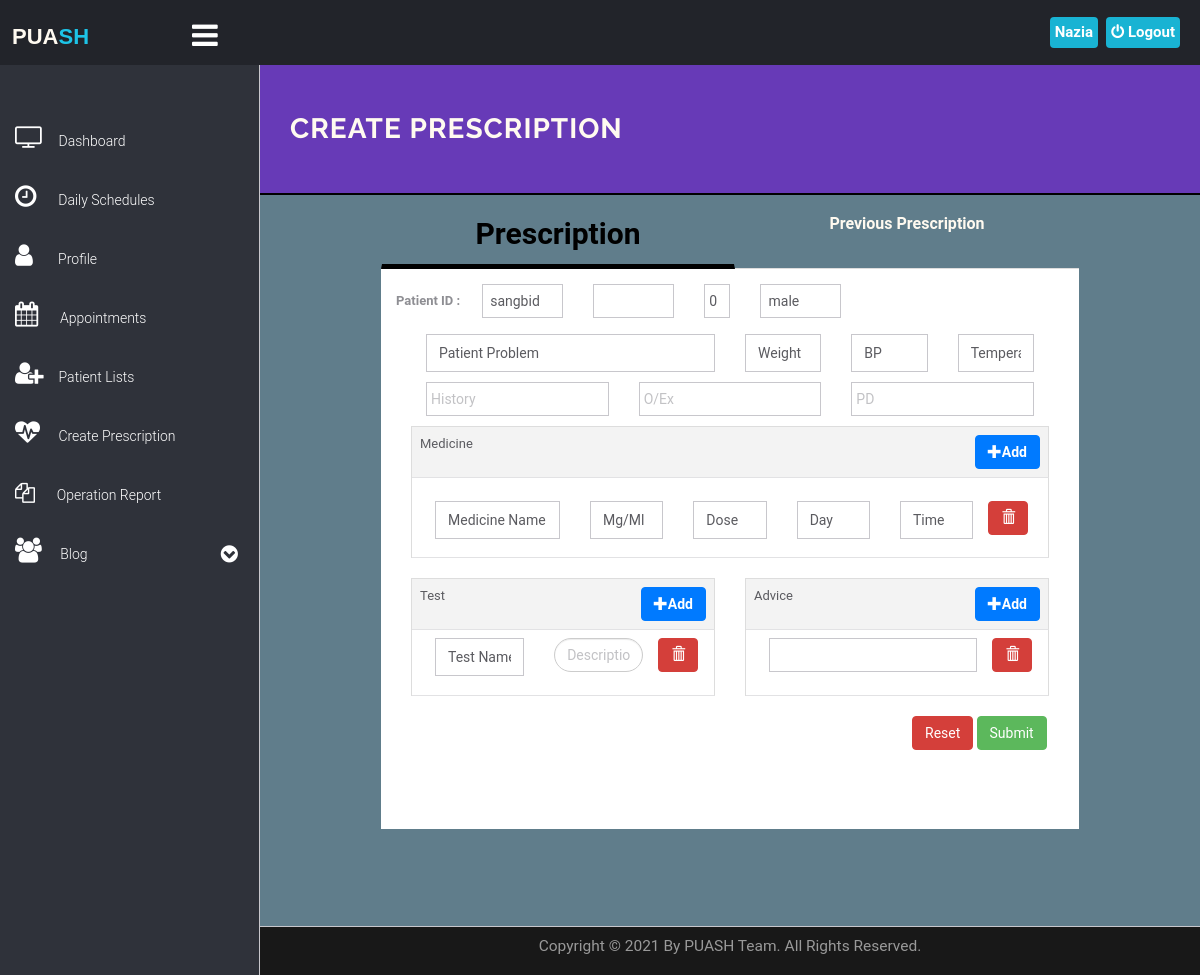
/PUASH/doctor/deno.php (signed in), run on the app's committed database.
### tables this page shows
CREATE TABLE `doctors` (
  `id` int(11) NOT NULL,
  `specilization` varchar(255) NOT NULL,
  `licence_number` varchar(50) NOT NULL,
  `doctorname` varchar(255) NOT NULL,
  `gender` varchar(10) NOT NULL,
  `hospital_name` varchar(300) NOT NULL,
  `address` longtext NOT NULL,
  `docFees` varchar(255) NOT NULL,
  `contactno` varchar(11) NOT NULL,
  `docEmail` varchar(255) NOT NULL,
  `password` varchar(255) NOT NULL,
  `token` varchar(150) NOT NULL,
  `status` varchar(10) NOT NULL DEFAULT 'inactive',
  `creationDate` timestamp NOT NULL DEFAULT current_timestamp(),
  `updationDate` varchar(255) NOT NULL,
  `sat` varchar(15) NOT NULL,
  `sun` varchar(15) NOT NULL,
  `mon` varchar(15) NOT NULL,
  `tue` varchar(15) NOT NULL,
  `wed` varchar(15) NOT NULL,
  `thu` varchar(15) NOT NULL,
  `fri` varchar(15) NOT NULL
);

CREATE TABLE `users` (
  `id` int(11) NOT NULL,
  `fullname` varchar(255) NOT NULL,
  `address` longtext NOT NULL,
  `city` varchar(255) NOT NULL,
  `gender` varchar(255) NOT NULL,
  `email` varchar(255) NOT NULL,
  `blood_group` varchar(10) NOT NULL,
  `phone` varchar(12) DEFAULT NULL,
  `password` varchar(255) NOT NULL,
  `birthdate` varchar(20) NOT NULL,
  `uniqueid` varchar(100) NOT NULL,
  `activation` varchar(100) NOT NULL DEFAULT 'inactive',
  `regDate` timestamp NOT NULL DEFAULT current_timestamp(),
  `updationDate` varchar(255) NOT NULL,
  `occupation` varchar(100) NOT NULL
);

### PUASH/doctor/deno.php (the view, shortened to what the rows shown need)
<?php
include('include/config.php');
$uniqueid=$_SESSION['uniqueid'];
$sql=mysqli_query($con,"select * from users where uniqueid='$uniqueid'");
$find=mysqli_fetch_array($sql);
?>
<!DOCTYPE html>
<html lang="en">
	<head>
        <link href="http://maxcdn.bootstrapcdn.com/bootstrap/4.0.0/css/bootstrap.min.css" rel="stylesheet">
		<link rel="stylesheet" href="../../vendor/bootstrap/css/bootstrap.min.css">
		<link rel="stylesheet" href="../../vendor/fontawesome/css/font-awesome.min.css">
		<link href="../../vendor/animate.css/animate.min.css" rel="stylesheet" media="screen">
		<link href="../../vendor/perfect-scrollbar/perfect-scrollbar.min.css" rel="stylesheet" media="screen">
		<link href="../../vendor/switchery/switchery.min.css" rel="stylesheet" media="screen">
		<link href="../../vendor/bootstrap-touchspin/jquery.bootstrap-touchspin.min.css" rel="stylesheet" media="screen">
		<link href="../../vendor/select2/select2.min.css" rel="stylesheet" media="screen">
		<link href="../../vendor/bootstrap-datepicker/bootstrap-datepicker3.standalone.min.css" rel="stylesheet" media="screen">
		<link href="../../vendor/bootstrap-timepicker/bootstrap-timepicker.min.css" rel="stylesheet" media="screen">
		<link rel="stylesheet" href="../../assets/css/styles.css">
		<link rel="stylesheet" href="../../assets/css/plugins.css">
		<link href="https://cdnjs.cloudflare.com/ajax/libs/font-awesome/4.7.0/css/font-awesome.min.css" rel="stylesheet" type="text/css" />
        <link rel="stylesheet" href="include/sidebar-menu.css">
	</head>
	<body>
		<div id="app">
			<?php include('include/sidebar-menu.php');?>
			<div class="app-content">
                    <div class="main-content" >
					<div class="wrap-content container" id="container">
						<section id="page-title" style="border-bottom:2px solid black; background-color:#673ab7;">
							<div class="row">
								<div class="col-sm-8">
									<h1 class="mainTitle"style="color: floralwhite"><b>Create Prescription</b></h1>
																	</div>
							</div>
                        </section>
<section id="tabs" class="project-tab">
<div class="container">
<div class="row">
<div class="col-md-12">
				<div class="tab-content" id="nav-tabContent" style='height: 100%;'>
					<div class="tab-pane fade active show " id="nav-home" role="tabpanel" aria-labelledby="nav-home-tab">
                    <form action="prescriptioncontroler.php" id="prescription" class="prescription" method="POST">
                    <div class="portlet-title">
                                                 <div class="form-group ">
                                                        <div class="container">
                                                            <div class="main-header">
                                                                <div class="row header_area">
                                                        <div class="col-md-2">
                                                            <input type="text" autocomplete="off" class="form-control" placeholder="Patient Name" name="name" value=" <?php echo $find['fullname'] ?>" required=''>
                                                        </div>
                                                        <div class="col-md-1">
                                                        <?php
                                                        $bdate=$find['birthdate'];
                                                        $age = date_diff(date_create($bdate), date_create('now'))->y;
                                                        ?>
                                                            <input type="text" autocomplete="off" name="age" id="age" class="form-control" placeholder="Age" value='<?php echo $age; ?>'>
                                                        </div>
                                                        <div class="col-md-2">
                                                            <input type="text" autocomplete="off" class="form-control" placeholder="Phone Number" name="gender"  value=" <?php echo $find['gender'] ?>"required=''>
                                                        </div>
                                                        </div>
                                            </div>
                                        </div>
                                    <div class="col-md-12">
                                <div class="row">
                                            <div class="col-sm-12 col-xs-12">
                                                <table class="table table-bordered table-hover">
                                                    <thead>
                                                        <tr>
                                                            <td colspan="6" class="m_add_btn">Medicine <a href="javascript:void(0);" class="btn btn-primary add_button pull-right" title="Add field"> <span class="glyphicon glyphicon-plus"></span>Add</a></td>
                                                        </tr>
                                                    </thead>
                                                                </div>
                                            </div>
                                <div class="col-sm-6 col-xs-12">
                                                <table class="table table-bordered table-hover">
                                                    <thead>
                                                        <tr>
                                                             <td colspan="6" class="t_add_btn">Test
                                                                 <a href="javascript:void(0);"  class="btn btn-primary add_button1 pull-right" title="Add field"><span class="glyphicon glyphicon-plus"></span>Add</a>
                                                             </td>
                                                        </tr>
                                                    </thead>
                                                </table>
                                            </div>
                                            <div class="col-sm-6 col-xs-12">
                                                <table class="table table-bordered table-hover">
                                                    <thead>
                                                        <tr>
                                                             <td colspan="6" class="a_btn">Advice
                                                                <a href="javascript:void(0);" class="btn btn-primary add_advice pull-right" title="Add field"><span class="glyphicon glyphicon-plus"></span>Add  </a>
                                                             </td>
                                                        </tr>
                                                    </thead>
                                                </table>
                                            </div>
                                        </div>
                                        </div>
                        </div>
                    </div>
                    </div>
                                            </div>
                                            </div>
                    </div>
</div>
</div>
</div>
</div> <br> <br> <br> <br>
	</body>
</html>

### PUASH/doctor/include/sidebar-menu.php (shortened to what the rows shown need)
<!DOCTYPE html>
<html lang="en">
<head>
</head>
<body>
    <header class="navbar navbar-default navbar-static-top">
        <div class="right_area">
              <a href="my-profile.php" class="mee"> <span class="username" style="color:white;">
<?php
$con = mysqli_connect("localhost", "root", "", "hms");
         $query = "select * from doctors where id='".$_SESSION['id']."'";
         if($result = mysqli_query($con, $query)){
             while($row = mysqli_fetch_assoc($result)){
                 $mark = explode(" ", $row["doctorname"]);
                      echo $mark[0]." ";
                   }
             }
     ?>
</span></a>
        </div>
    </header>
</body>
</html>

### data on the page
doctors: doctorname "Nazia"
users: name "sangbid", age "0", gender "male"
